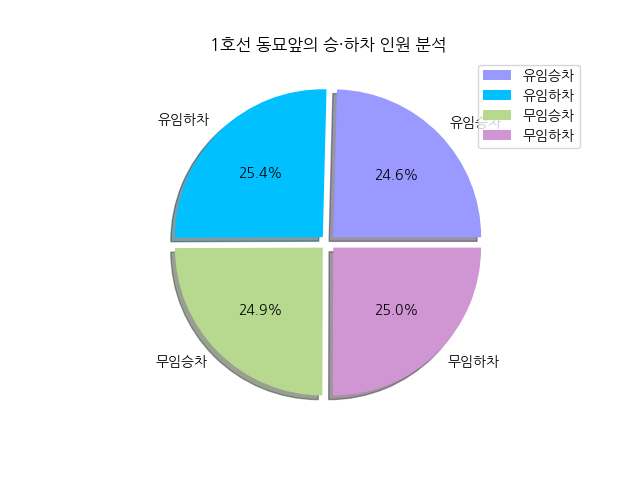
#> input picture Tain/04.BiGDATA/D0206/img/1호선 동묘앞.png, 640 x 480 px, found by its file name; its folder holds 4 pictures in this run
$ python cv_img_flip_rotation.py
#> lines starting #> are read from the running program, lines starting #| are printed output that depends on the picture
import cv2
import matplotlib.pyplot as plt
import numpy as np
import os
FILE_PATH='../DATA/img/'
FILENAME=os.listdir(FILE_PATH)
img=cv2.imread(FILE_PATH+FILENAME[1],cv2.IMREAD_COLOR_RGB)
#> img is the input picture: shape (480, 640, 3); mean B, G, R 242.6, 233.9, 224.2
# cv2.imshow('[',img)
# cv2.waitKey()
# cv2.destroyAllWindows()
print(f'size: {img.size}, shape: {img.shape}')
#| size: 921600, shape: (480, 640, 3)


def drawImage(row,col,imglst):
    fig,axes=plt.subplots(row,col)
    axes=axes.flatten() if col >1 else [axes]
    for ax,img in zip(axes, imglst):
        ax.imshow(img)
        ax.set_title(f'{img.shape}')
    plt.grid()
    plt.tight_layout()
    plt.show()
# imgx=cv2.flip(img,0)
# drawImage(1,1,[imgx])
# imgy=cv2.flip(img,-1)
# drawImage(1,1,[imgy])
# 200,200,800,1000

# convert컬러
# cv2.cvtColor('객체명',cv2.COLOR_RGB2BGR)
# ===========================================================
# 상대크기 조율
img40=cv2.getRotationMatrix2D((700,525),-40,1)
rot=cv2.warpAffine(img,img40,(1400,1050),None,None,cv2.BORDER_REFLECT)
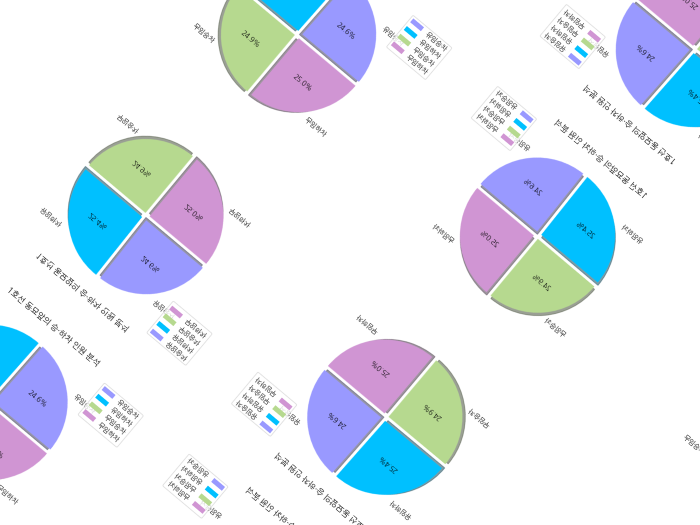
#> rot: shape (1050, 1400, 3) (shown at 1/2 size); mean B, G, R 243.5, 233.2, 225.4
drawImage(1,1,[rot])
#> the loop in drawImage, `for ax,img in zip(axes, imglst):` made 1 pass
